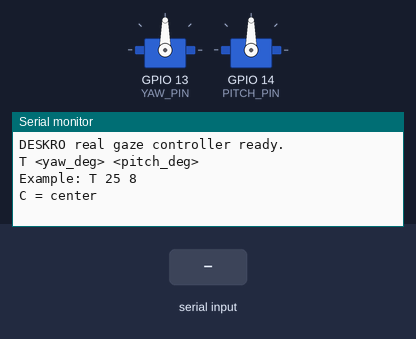
A sketch run on a simulated ESP32. Parts: 2 × servo, the last lines printed to the serial monitor. The inputs (shaded band) are chosen by the test bench.

Above: at 1.2 s.
1.3 s: "C\n" received over Serial
At 1.6 s:
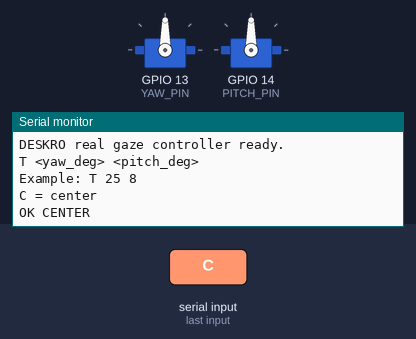
2.8 s: "T \n" received over Serial
At 4.0 s:
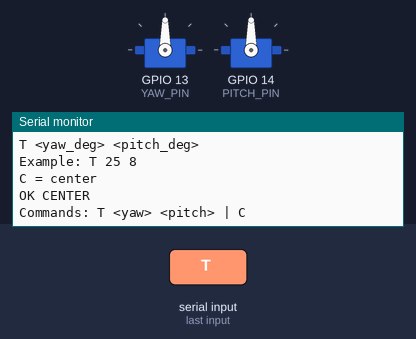
4.3 s: "T 90\n" received over Serial
At 5.1 s:
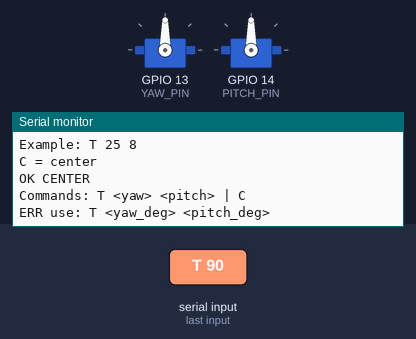

The sketch:

deskro_real_gaze_controller.ino
```cpp
/*
  DESKRO real-style 2DOF gaze controller reference
  ------------------------------------------------
  ESP32 DevKit V1
  Yaw SG90 signal   -> GPIO 13
  Pitch SG90 signal -> GPIO 14

  Library:
    ESP32Servo

  IMPORTANT:
  - This is a reference controller for later hardware testing.
  - Do not force a servo against a mechanical stop.
  - Real center offsets, signs, and collision limits must be calibrated after
    the pan/tilt bracket and head are physically assembled.

  Serial commands:
    T <yaw_deg> <pitch_deg>
      Example: T 25 8

    C
      Return to center.
*/

#include <Arduino.h>
#include <ESP32Servo.h>
#include <math.h>

static constexpr int YAW_PIN = 13;
static constexpr int PITCH_PIN = 14;

// Relative DESKRO head angles.
// Conservative until the real bracket is measured.
static constexpr float YAW_MIN_DEG = -45.0f;
static constexpr float YAW_MAX_DEG =  45.0f;
static constexpr float PITCH_MIN_DEG = -15.0f;
static constexpr float PITCH_MAX_DEG =  20.0f;

// Mount calibration.
// Change these after physical measurement.
static constexpr float YAW_SERVO_CENTER_DEG = 90.0f;
static constexpr float PITCH_SERVO_CENTER_DEG = 90.0f;
static constexpr float YAW_SIGN = +1.0f;
static constexpr float PITCH_SIGN = +1.0f;

// Friendly motion profile, intentionally below raw servo capability.
static constexpr float YAW_MAX_SPEED_DEG_S = 60.0f;
static constexpr float PITCH_MAX_SPEED_DEG_S = 45.0f;
static constexpr float YAW_MAX_ACCEL_DEG_S2 = 180.0f;
static constexpr float PITCH_MAX_ACCEL_DEG_S2 = 130.0f;

// 50 Hz command update matches normal hobby-servo timing well.
static constexpr uint32_t CONTROL_PERIOD_MS = 20;

// Short attention-switch reaction delay.
static constexpr uint32_t REACTION_DELAY_MS = 200;

Servo yawServo;
Servo pitchServo;

struct AxisState {
  float commandDeg = 0.0f;    // relative robot angle
  float velocityDegS = 0.0f;
  float desiredDeg = 0.0f;
};

AxisState yawAxis;
AxisState pitchAxis;

uint32_t nextControlMs = 0;
uint32_t reactionUntilMs = 0;

static float clampf(float x, float lo, float hi) {
  if (x < lo) return lo;
  if (x > hi) return hi;
  return x;
}

static void advanceAxis(
  AxisState &axis,
  float maxSpeedDegS,
  float maxAccelDegS2,
  float dt
) {
  const float error = axis.desiredDeg - axis.commandDeg;

  if (fabsf(error) < 0.0001f && fabsf(axis.velocityDegS) < 0.001f) {
    axis.commandDeg = axis.desiredDeg;
    axis.velocityDegS = 0.0f;
    return;
  }

  // Braking-distance profile:
  // v <= sqrt(2*a*distance), so it slows before the target.
  const float brakingSpeed = sqrtf(
    fmaxf(0.0f, 2.0f * maxAccelDegS2 * fabsf(error))
  );

  const float signedTargetSpeed =
    (error >= 0.0f ? 1.0f : -1.0f)
    * fminf(maxSpeedDegS, brakingSpeed);

  const float maxDeltaV = maxAccelDegS2 * dt;
  const float deltaV = clampf(
    signedTargetSpeed - axis.velocityDegS,
    -maxDeltaV,
    +maxDeltaV
  );

  axis.velocityDegS += deltaV;
  const float nextCommand = axis.commandDeg + axis.velocityDegS * dt;

  // Do not numerically cross the desired target.
  if (
    (error > 0.0f && nextCommand >= axis.desiredDeg) ||
    (error < 0.0f && nextCommand <= axis.desiredDeg)
  ) {
    axis.commandDeg = axis.desiredDeg;
    axis.velocityDegS = 0.0f;
  } else {
    axis.commandDeg = nextCommand;
  }
}

static void writeServos() {
  const float yawPhysical =
    YAW_SERVO_CENTER_DEG + YAW_SIGN * yawAxis.commandDeg;
  const float pitchPhysical =
    PITCH_SERVO_CENTER_DEG + PITCH_SIGN * pitchAxis.commandDeg;

  // Relative limits above keep these safely near servo center.
  yawServo.write((int)roundf(yawPhysical));
  pitchServo.write((int)roundf(pitchPhysical));
}

static void setGazeTarget(float yawDeg, float pitchDeg, bool attentionSwitch) {
  yawAxis.desiredDeg = clampf(yawDeg, YAW_MIN_DEG, YAW_MAX_DEG);
  pitchAxis.desiredDeg = clampf(
    pitchDeg,
    PITCH_MIN_DEG,
    PITCH_MAX_DEG
  );

  if (attentionSwitch) {
    reactionUntilMs = millis() + REACTION_DELAY_MS;
  }
}

static void parseSerialCommand(String line) {
  line.trim();
  if (line.length() == 0) return;

  if (line.equalsIgnoreCase("C")) {
    setGazeTarget(0.0f, 0.0f, true);
    Serial.println("OK CENTER");
    return;
  }

  if (line.startsWith("T ") || line.startsWith("t ")) {
    float yaw = 0.0f;
    float pitch = 0.0f;

    const int parsed = sscanf(
      line.c_str(),
      "%*c %f %f",
      &yaw,
      &pitch
    );

    if (parsed == 2) {
      setGazeTarget(yaw, pitch, true);
      Serial.printf(
        "OK TARGET yaw=%.1f pitch=%.1f\n",
        yawAxis.desiredDeg,
        pitchAxis.desiredDeg
      );
    } else {
      Serial.println("ERR use: T <yaw_deg> <pitch_deg>");
    }
    return;
  }

  Serial.println("Commands: T <yaw> <pitch> | C");
}

void setup() {
  Serial.begin(115200);

  // Keep normal hobby-servo 50 Hz behavior.
  yawServo.setPeriodHertz(50);
  pitchServo.setPeriodHertz(50);

  yawServo.attach(YAW_PIN);
  pitchServo.attach(PITCH_PIN);

  yawAxis.commandDeg = 0.0f;
  yawAxis.desiredDeg = 0.0f;
  pitchAxis.commandDeg = 0.0f;
  pitchAxis.desiredDeg = 0.0f;

  writeServos();

  nextControlMs = millis();

  Serial.println();
  Serial.println("DESKRO real gaze controller ready.");
  Serial.println("T <yaw_deg> <pitch_deg>");
  Serial.println("Example: T 25 8");
  Serial.println("C = center");
}

void loop() {
  if (Serial.available()) {
    String line = Serial.readStringUntil('\n');
    parseSerialCommand(line);
  }

  const uint32_t now = millis();
  if ((int32_t)(now - nextControlMs) < 0) {
    return;
  }

  nextControlMs += CONTROL_PERIOD_MS;

  // Hold the current pose during the short reaction delay.
  if ((int32_t)(now - reactionUntilMs) < 0) {
    writeServos();
    return;
  }

  const float dt = CONTROL_PERIOD_MS / 1000.0f;

  advanceAxis(
    yawAxis,
    YAW_MAX_SPEED_DEG_S,
    YAW_MAX_ACCEL_DEG_S2,
    dt
  );
  advanceAxis(
    pitchAxis,
    PITCH_MAX_SPEED_DEG_S,
    PITCH_MAX_ACCEL_DEG_S2,
    dt
  );

  writeServos();
}
```

Measured:
- after the input at 1.3 s, the serial monitor: prints a new line at once (image 1)
- after the input at 2.8 s, the serial monitor: prints a new line at once (image 2)
- after the input at 4.3 s, the serial monitor: prints a new line at once (image 3)
